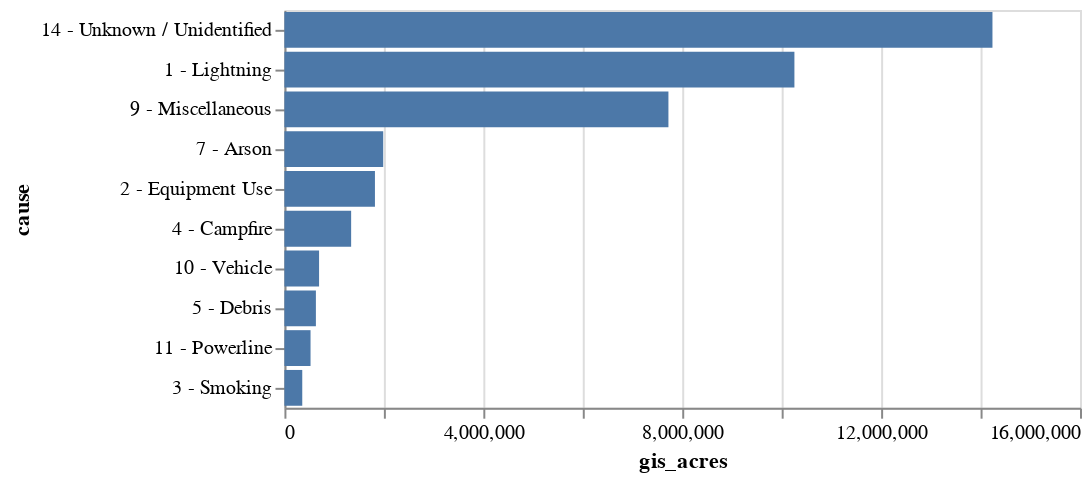

Notebook cell for this chart:
### Markdown cell above
### Examine the result:

### Code cell
alt.Chart(top_causes).mark_bar().encode(x = "gis_acres", y=alt.Y('cause:N', sort='-x')) # Create a chart – CAUSE/ACRES

### Figure 1 — Vega-Lite specification as saved in the notebook (floating-point values rounded to 4 significant figures)
{"config": {"view": {"continuousWidth": 400, "continuousHeight": 300}}, "data": {"name": "data-9007aea637b02455dd7631205de4e9b2"}, "mark": "bar", "encoding": {"x": {"field": "gis_acres", "type": "quantitative"}, "y": {"field": "cause", "sort": "-x", "type": "nominal"}}, "$schema": "https://vega.github.io/schema/vega-lite/v4.17.0.json", "datasets": {"data-9007aea637b02455dd7631205de4e9b2": [{"cause": "14 - Unknown / Unidentified", "gis_acres": 14240000.0}, {"cause": "1 - Lightning", "gis_acres": 10260000.0}, {"cause": "9 - Miscellaneous", "gis_acres": 7722000.0}, {"cause": "7 - Arson", "gis_acres": 1987000.0}, {"cause": "2 - Equipment Use", "gis_acres": 1820000.0}, {"cause": "4 - Campfire", "gis_acres": 1342000.0}, {"cause": "10 - Vehicle", "gis_acres": 696600.0}, {"cause": "5 - Debris", "gis_acres": 632800.0}, {"cause": "11 - Powerline", "gis_acres": 525100.0}, {"cause": "3 - Smoking", "gis_acres": 358600.0}]}}
